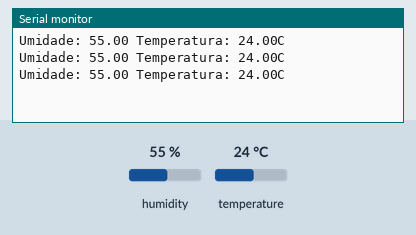
Bench run of a sketch on a simulated Arduino Nano, built with avr-gcc and run on an emulated ATmega328P. On the bench: the last lines printed to the serial monitor. Inputs (shaded band) come from the test bench; at power-on: humidity 55 %, temperature 24 °C.

Above: at 2.8 s.
2.9 s: humidity set to 22 %
At 5.5 s:
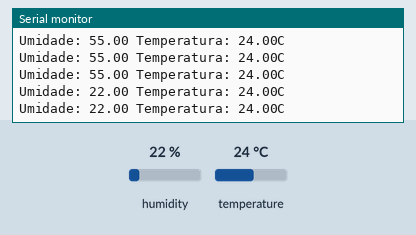
5.6 s: temperature set to 12 °C
At 6.9 s:
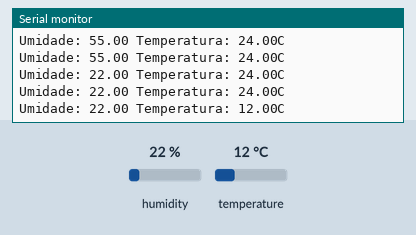
8.3 s: humidity set to 40 %
At 10.0 s:
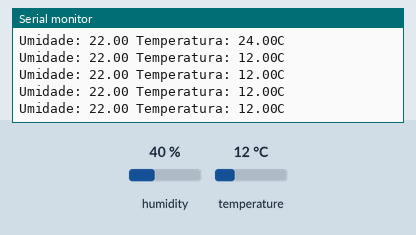
Timing chart, 0 to 11.5 s (numbered marks = the images above; inputs shaded):
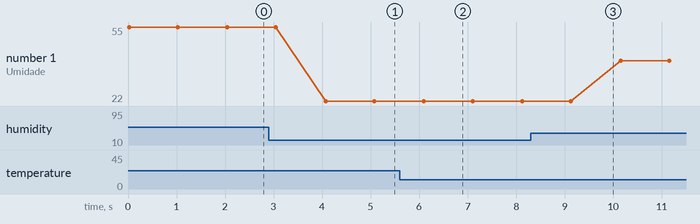

The sketch:

WSvs1.ino
```cpp
/*
.DEVELOPED BY
    Guilherme Lima
.PLATFORM
    Arduino Nano
.WEBSITE
    http://solucoesms.com.br
.LINKEDIN
    https://www.linkedin.com/in/guilhermelimait/
.DESCRIPTION
    Simple weather monitoring using DHT11 and Arduino Nano
*/


#include "DHT.h"
//biblioteca disponível em: https://github.com/adafruit/DHT-sensor-library

#define DHTPIN A1
#define DHTTYPE DHT11

DHT dht (DHTPIN, DHTTYPE);

void setup() {
  Serial.begin (9600);
  dht.begin();
}

void loop() {
  float Umid = dht.readHumidity();
  float Temp = dht.readTemperature();

  Serial.print ("Umidade: ");
  Serial.print (Umid);
  Serial.print (" Temperatura: ");
  Serial.print (Temp);
  Serial.println ("C");
  delay (1000);
}

// -----------------------
// pin a1  - pin 2 dhtt11
// pin 5v  - pin 1 dhtt11
// pin gnd - pin 4 dhtt11
// arduino nano
// COM5 or whatever you're using
// ATmega328P (oldbootloader)
```

Measured:
- after the input at 2.9 s, the serial monitor: prints a new line after 1.2 s (image 1)
- after the input at 5.6 s, the serial monitor: prints a new line after 0.50 s (image 2)
- plotted number 1: 55 → 22 after the input at 2.9 s, 22 → 40 after the input at 8.3 s
